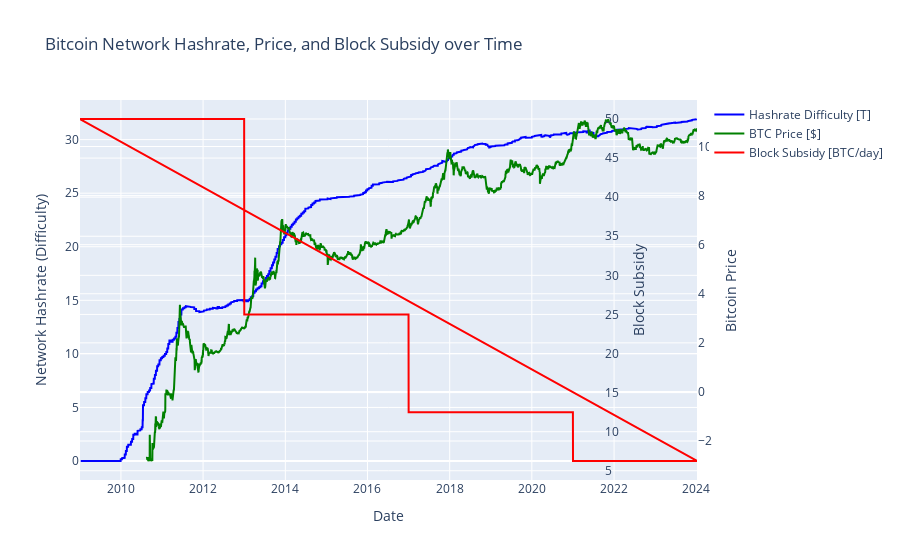

Source (notebook cell):
### Markdown cell above
The Bitcoin network hashrate is an estimate that gauges how much computing power (and thus, miners) are competing for Bitcoin blocks. There’s no way to pull data on the hashrate of all the world’s miners to get a pinpoint figure for the Bitcoin network’s total hashrate. Instead, Bitcoin miners calculate Bitcoin’s estimated total hashrate using Bitcoin’s difficulty and block times.

Hashrate Index charts Bitcoin’s hashrate across three simple-moving-average (SMA) timeframes: 3 days (432 blocks), 7 days (1,008 blocks) and 30 days (4,320 blocks).

The 3 day or 432 blocks timeframe is useful because it is very current. You can easily spot massive disruptions to the Bitcoin mining hashrate from events like China’s Mining Ban, for example. The downside of the 3 day view is that faster or shorter blocks can distort the hashrate estimate, making Bitcoin’s total hashrate appear larger or smaller than it really is.

While less current than the 3 day, the 7 day or 1,008 blocks hashrate metric is less influenced by bitcoin mining luck and block times, and so miners see it as a more accurate estimate. The 7D is the industry standard for hashrate reporting.

Lastly, the 30 day or 4,320 blocks SMA smooths outs most of the noise cause by variance to block times but heavily lags short-term trends.

### Code cell
import numpy as np
import pandas as pd
import plotly.graph_objects as go
import quandl

# Quandl API key
quandl.ApiConfig.api_key = 'FYzyusVT61Y4w65nFESX'

# Fetch historical Bitcoin price data & hashrate difficulty from Quandl
df = quandl.get('BCHAIN/MKPRU')
df = df.rename(columns={'Value': 'Price'})
df = df.append(quandl.get('BCHAIN/DIFF'))
df = df.rename(columns={'Value': 'Hashrate_Difficulty'})

print(df.head())
# Calculate the block subsidy (daily)
# Block subsidy = 50 BTC (initial subsidy) / (2^floor(years/4))
# The subsidy halves approximately every 4 years
df['Block_Reward'] = 50 / (2 ** (np.floor((df.index.year - 2009) / 4)))
print(df['Block_Reward'])
df['Block_Subsidy'] = df['Block_Reward'] * 144          # 144 blocks per day

# Calculate hashprice index using a 144 lagging SMA for transaction fees
# For simplicity, let's assume transaction fees are constant for now
# You can replace 'Transaction_Fees' with actual transaction fee data if available
df['Hashprice_Index'] = (df['Hashrate_Difficulty']*df['Block_Subsidy']) / 144

# Plot Network Hashrate, Bitcoin Price, and Block Subsidy
fig = go.Figure()

# Plot Hashrate Difficulty
fig.add_trace(go.Scatter(x=df.index, y=np.log(df['Hashrate_Difficulty']), mode='lines', name='Hashrate Difficulty [T]', line=dict(color='blue'), yaxis='y1'))

# # Add secondary y-axis for Bitcoin Price and Block Subsidy
# fig.update_layout(yaxis=dict(title='Network Hashrate (Difficulty)', side='left'),
#                   yaxis2=dict(title='Bitcoin Price', overlaying='y', side='right', anchor='free', position=1))

# Plot Bitcoin Price on secondary y-axis
fig.add_trace(go.Scatter(x=df.index, y=np.log(df['Price']), mode='lines', name='BTC Price [$]' , line=dict(color='green'), yaxis='y2'))

# Plot Block Subsidy
fig.add_trace(go.Scatter(x=df.index, y=df['Block_Reward'], mode='lines', name='Block Subsidy [BTC/day]', line=dict(color='red'), yaxis='y3'))


# Add axis labels
fig.update_layout(title='Bitcoin Network Hashrate, Price, and Block Subsidy over Time',
                  xaxis_title='Date',
                  yaxis1=dict(title='Network Hashrate (Difficulty)', side='left'),
                  yaxis2=dict(title='Bitcoin Price', overlaying='y', side='right', anchor='x'),
                  yaxis3=dict(title='Block Subsidy', overlaying='y', side='right', anchor='free', position=0.85)
                  )

# # Define update function to dynamically update y-axis title
# def update_yaxis_title(visible_traces):
#     if btc_price_trace.visible == True:
#         fig.update_layout(yaxis2=dict(title='Bitcoin Price', overlaying='y', side='right', anchor='free', position=1))
#     elif block_subsidy_trace.visible == True:
#         fig.update_layout(yaxis2=dict(title='Block Subsidy', overlaying='y', side='right', anchor='free', position=2))

# # Define click event handler
# def toggle_visibility(trace, points, state):
#     trace.visible = not trace.visible
#     update_yaxis_title(fig.data)

# # Add click event handler to traces
# for trace in [btc_price_trace, block_subsidy_trace]:
#     trace.on_click(toggle_visibility)

fig.show()

### Figure 1 — Plotly figure (JSON) as saved in the notebook; plotly's stock layout.template omitted (floating-point values rounded to 4 significant figures; data arrays with more than 128 entries replaced by an {"elided": "..."} marker saying what was removed)
{"data": [{"line": {"color": "blue"}, "mode": "lines", "name": "Hashrate Difficulty [T]", "type": "scatter", "x": {"elided": "10969 str values"}, "y": {"elided": "10969 float values"}, "yaxis": "y"}, {"line": {"color": "green"}, "mode": "lines", "name": "BTC Price [$]", "type": "scatter", "x": {"elided": "10969 str values"}, "y": {"elided": "10969 float values"}, "yaxis": "y2"}, {"line": {"color": "red"}, "mode": "lines", "name": "Block Subsidy [BTC/day]", "type": "scatter", "x": {"elided": "10969 str values"}, "y": {"elided": "10969 float values"}, "yaxis": "y3"}], "layout": {"title": {"text": "Bitcoin Network Hashrate, Price, and Block Subsidy over Time"}, "xaxis": {"title": {"text": "Date"}}, "yaxis": {"side": "left", "title": {"text": "Network Hashrate (Difficulty)"}}, "yaxis2": {"anchor": "x", "overlaying": "y", "side": "right", "title": {"text": "Bitcoin Price"}}, "yaxis3": {"anchor": "free", "overlaying": "y", "position": 0.85, "side": "right", "title": {"text": "Block Subsidy"}}}}
